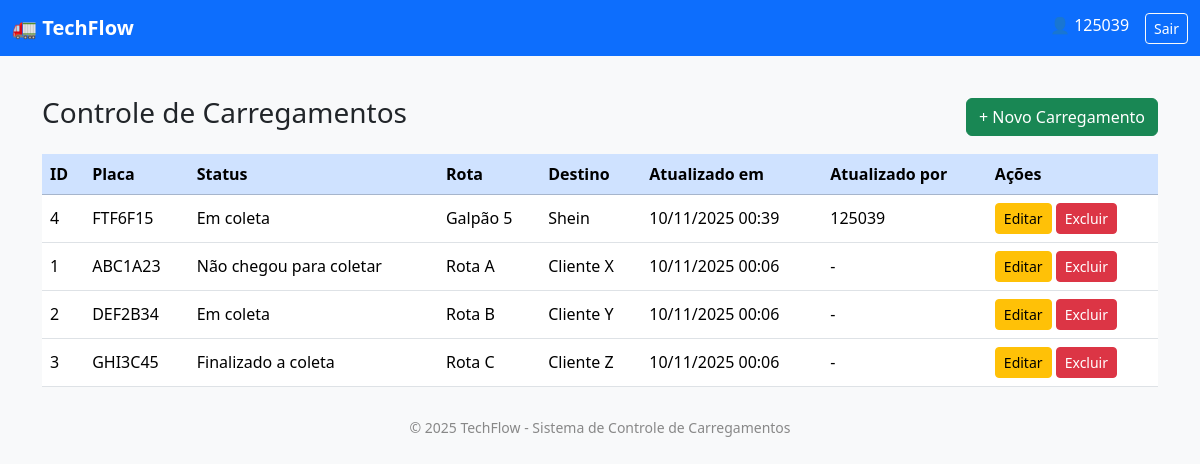
The page /index (signed in) on the database its author committed.
### app.py (models this page shows)
class Carregamento(db.Model):
    id = db.Column(db.Integer, primary_key=True)
    placa = db.Column(db.String(20), nullable=False)
    status = db.Column(db.String(50), nullable=False)
    rota = db.Column(db.String(100), nullable=True)
    destino = db.Column(db.String(200), nullable=True)
    entrega_finalizada = db.Column(db.Boolean, default=False)
    atualizado_em = db.Column(db.DateTime, default=datetime.utcnow, onupdate=datetime.utcnow)
    atualizado_por = db.Column(db.String(50), nullable=True)

### app.py (the view)
@app.route("/index")
def index():
    if "funcionario" not in session:
        return redirect(url_for("login"))
    carregamentos = Carregamento.query.order_by(Carregamento.atualizado_em.desc()).all()
    return render_template("index.html", carregamentos=carregamentos, funcionario=session["funcionario"])

### app.py (called while the page is built)
@app.context_processor
def inject_datetime():
    return {'datetime': datetime}

### templates/index.html
{% extends 'base.html' %}
{% block content %}
<div class="d-flex justify-content-between align-items-center mb-3">
  <h3>Controle de Carregamentos</h3>
  <a href="{{ url_for('adicionar') }}" class="btn btn-success">+ Novo Carregamento</a>
</div>
<table class="table table-hover align-middle">
  <thead class="table-primary">
    <tr>
      <th>ID</th>
      <th>Placa</th>
      <th>Status</th>
      <th>Rota</th>
      <th>Destino</th>
      <th>Atualizado em</th>
      <th>Atualizado por</th>
      <th>Ações</th>
    </tr>
  </thead>
  <tbody>
    {% for c in carregamentos %}
    <tr>
      <td>{{ c.id }}</td>
      <td>{{ c.placa }}</td>
      <td>{{ c.status }}</td>
      <td>{{ c.rota or "-" }}</td>
      <td>{{ c.destino or "-" }}</td>
      <td>{{ c.atualizado_em.strftime('%d/%m/%Y %H:%M') if c.atualizado_em else '-' }}</td>
      <td>{{ c.atualizado_por or '-' }}</td>
      <td>
        <a href="{{ url_for('editar', id=c.id) }}" class="btn btn-sm btn-warning">Editar</a>
        <form action="{{ url_for('excluir', id=c.id) }}" method="POST" style="display:inline;">
          <button class="btn btn-sm btn-danger" onclick="return confirm('Deseja excluir este registro?')">Excluir</button>
        </form>
      </td>
    </tr>
    {% endfor %}
  </tbody>
</table>
{% endblock %}

### templates/base.html (shortened to what this page needs)
<!DOCTYPE html>
<html lang="pt-BR">
<head>
  <link href="https://cdn.jsdelivr.net/npm/bootstrap@5.3.3/dist/css/bootstrap.min.css" rel="stylesheet">
</head>
<body>
  {% if session.get('funcionario') %}
  <nav class="navbar navbar-expand-lg navbar-dark">
    <div class="container-fluid">
      <a class="navbar-brand fw-bold" href="{{ url_for('index') }}">🚛 TechFlow</a>
      <div class="d-flex">
        <span class="text-white me-3">👤 {{ session['funcionario'] }}</span>
        <a class="btn btn-outline-light btn-sm" href="{{ url_for('logout') }}">Sair</a>
      </div>
    </div>
  </nav>
  {% endif %}
  <div class="container">
    {% block content %}{% endblock %}
  </div>
  <footer>
    <p>© 2025 TechFlow - Sistema de Controle de Carregamentos</p>
  </footer>
</body>
</html>

### templates/base.html (style rules this page uses)
body { background-color: #f8f9fa; }
nav.navbar { background-color: #0d6efd; }
nav.navbar a { color: white !important; }
.container { margin-top: 40px; }
footer { text-align: center; margin-top: 30px; color: #888; font-size: 14px; }

### rows shown on the page
Carregamento: id "4", placa "FTF6F15", status "Em coleta", rota "Galpão 5", destino "Shein", atualizado_em "10/11/2025 00:39", atualizado_por "125039"
Carregamento: id "1", placa "ABC1A23", status "Não chegou para coletar", rota "Rota A", destino "Cliente X", atualizado_em "10/11/2025 00:06", atualizado_por "-"
Carregamento: id "2", placa "DEF2B34", status "Em coleta", rota "Rota B", destino "Cliente Y", atualizado_em "10/11/2025 00:06", atualizado_por "-"
Carregamento: id "3", placa "GHI3C45", status "Finalizado a coleta", rota "Rota C", destino "Cliente Z", atualizado_em "10/11/2025 00:06", atualizado_por "-"

### other values the page prints
{{ session['funcionario'] }} "125039"
